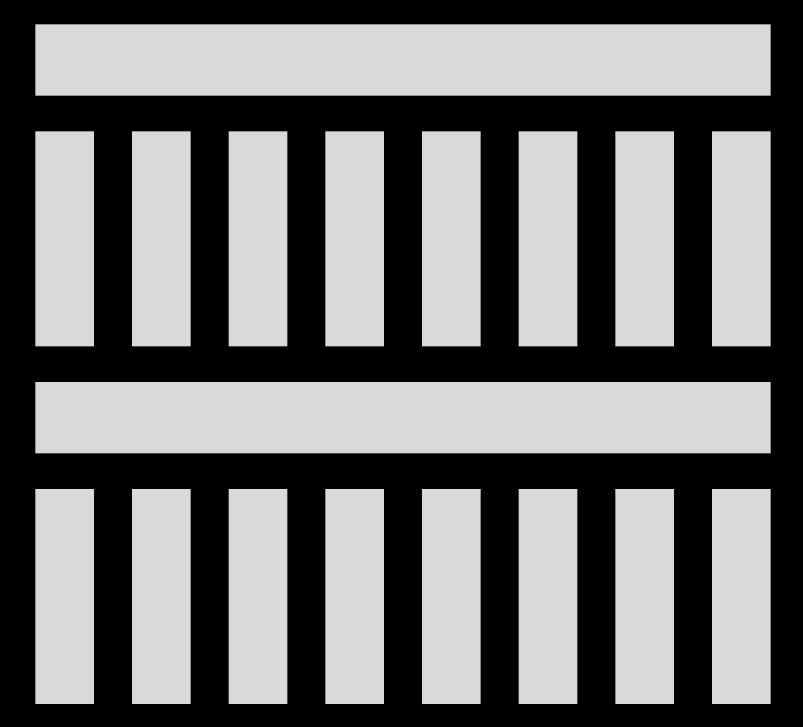
#> input picture assets/Frame.png, 2409 x 2179 px (shown at 1/3 size)
$ python generate_brand_mark.py
#> lines starting #> are read from the running program, lines starting #| are printed output that depends on the picture; after the words box and inside, x2 and y2 are one past the last pixel; in counts of white or black regions, pixels touching at a corner belong together
#> in load_artwork, art is the input picture: PIL image 2409x2179 RGBA; mean R, G, B, A 114.1, 114.1, 114.1, 255
"""Regenerate the landing-page's header/footer brand mark from ../assets/Frame.png.

    pip install pillow
    python landing-page/tool/generate_brand_mark.py        # run from the repo root

Frame.png is a flat mark exported on a solid black canvas (no real alpha) - the
near-black background is keyed out to transparency, matching how the same
source is turned into the Flutter launcher icon (../frontend/tool/generate_app_icons.py)
and the admin-dashboard's favicons (../admin-dashboard/tool/generate_favicons.py).

The landing-page's own favicon set is intentionally NOT regenerated here - it
stays as its own static asset, independent of this source.

Writes:
* public/images/brand-mark-ink.png    - dark silhouette on transparent ground,
                               for use directly on the page's light background
                               (Header.tsx, next to the "Miravelt" wordmark).
* public/images/brand-mark-light.png  - light silhouette on transparent ground,
                               for use inside a dark badge (Footer.tsx).
"""

import os

from PIL import Image

REPO_ROOT = os.path.dirname(os.path.dirname(os.path.dirname(os.path.abspath(__file__))))
SOURCE = os.path.join(REPO_ROOT, "assets", "Frame.png")
IMAGES_DIR = os.path.join(REPO_ROOT, "landing-page", "public", "images")

MARK_INK = (2, 3, 3)  # #020203 - BRAND_INK, silhouette for use on light ground
MARK_LIGHT = (242, 242, 242)  # #f2f2f2 - BRAND_BACKGROUND, silhouette for use on dark ground
SCALE = 0.72  # fraction of the canvas the artwork's longest side occupies


def _key_out_black(img, threshold=16):
#> called with threshold = 16
    mask = img.convert("L").point(lambda p: 0 if p <= threshold else 255)
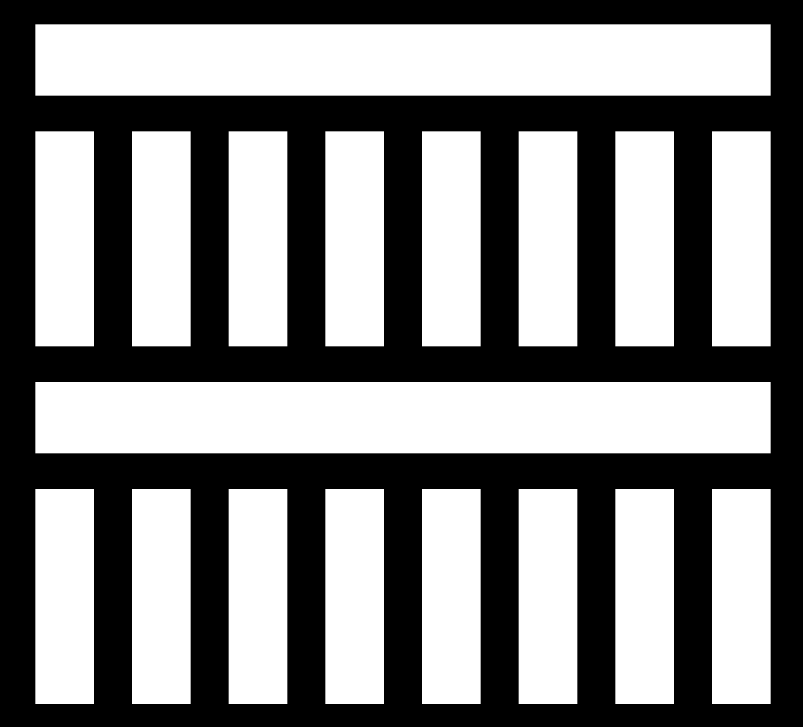
#> mask: PIL image 2409x2179 L (shown at 1/3 size); 52.6% white; 1 black region, box (x1, y1, x2, y2) and area: (0, 0, 2409, 2179) 2488723
    img.putalpha(mask)
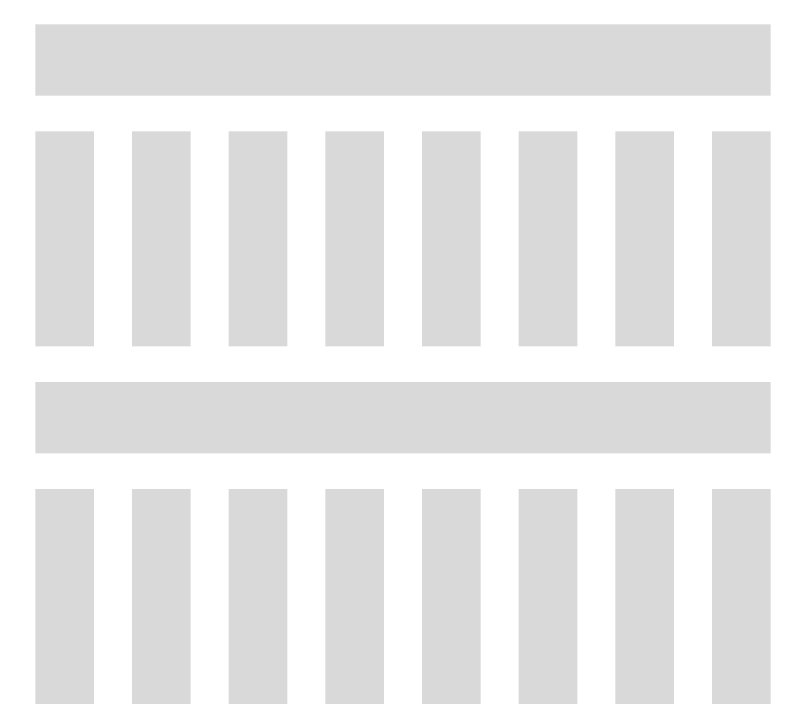
#> img: PIL image 2409x2179 RGBA (shown at 1/3 size); mean R, G, B, A 114.1, 114.1, 114.1, 134.1; transparent parts drawn white
    return img


def load_artwork():
    art = Image.open(SOURCE).convert("RGBA")
    if art.getchannel("A").getextrema() == (255, 255):
        art = _key_out_black(art)
    return art.crop(art.getbbox())
#| source assets/Frame.png cropped to (2206, 2039)


def resized(art, target_long_side):
#> called with target_long_side = 92
    ratio = target_long_side / max(art.size)
#> ratio = 0.0417
    return art.resize(
        (max(1, round(art.width * ratio)), max(1, round(art.height * ratio))),
        Image.LANCZOS,
    )
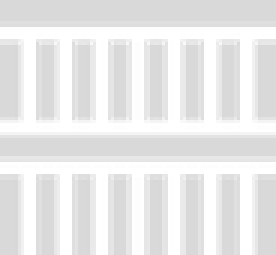
#> returned value: PIL image 92x85 RGBA (shown 3 times larger); mean R, G, B, A 183.1, 183.1, 183.1, 156.3; transparent parts drawn white


def render_silhouette(art, size, color):
    """Solid-`color` mark on a transparent square, sized to fit `size`."""
    piece = resized(art, max(1, round(size * SCALE)))
    solid = Image.new("RGBA", piece.size, color + (255,))
    solid.putalpha(piece.getchannel("A"))
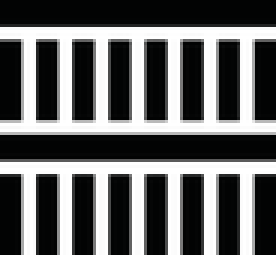
#> solid: PIL image 92x85 RGBA (shown 3 times larger); mean R, G, B, A 2, 3, 3, 156.3; transparent parts drawn white
    canvas = Image.new("RGBA", (size, size), (0, 0, 0, 0))
#> canvas: PIL image 128x128 RGBA; every value is 0
    canvas.alpha_composite(solid, ((size - piece.width) // 2, (size - piece.height) // 2))
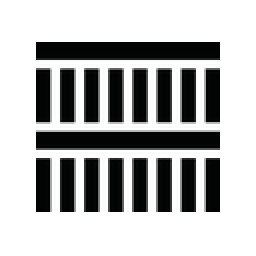
#> canvas: PIL image 128x128 RGBA (shown 2 times larger); mean R, G, B, A 0.8, 1.2, 1.2, 74.6; transparent parts drawn white
    return canvas


def write_png(image, path):
    os.makedirs(os.path.dirname(path), exist_ok=True)
    image.save(path, "PNG", optimize=True)
    print(f"  {os.path.relpath(path, REPO_ROOT)}")


if __name__ == "__main__":
    artwork = load_artwork()
    print(f"source {os.path.relpath(SOURCE, REPO_ROOT)} cropped to {artwork.size}")

    print("brand mark (header/footer):")
    write_png(render_silhouette(artwork, 128, MARK_INK), os.path.join(IMAGES_DIR, "brand-mark-ink.png"))
    write_png(render_silhouette(artwork, 128, MARK_LIGHT), os.path.join(IMAGES_DIR, "brand-mark-light.png"))
#> call 2 of render_silhouette, with size = 128, color = (242, 242, 242)
#> in render_silhouette (call 2), `solid.putalpha(piece.getchannel("A"))`:
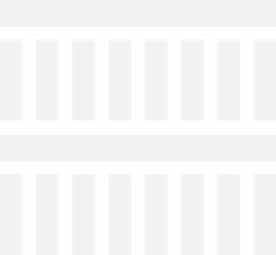
#> solid: PIL image 92x85 RGBA (shown 3 times larger); mean R, G, B, A 242, 242, 242, 156.3; transparent parts drawn white
#> in render_silhouette (call 2), `canvas.alpha_composite(solid, ((size - piece.width) // 2, (size - piec..`:
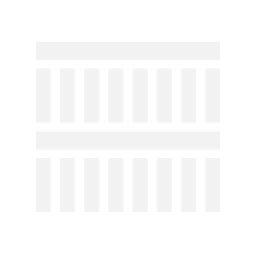
#> canvas: PIL image 128x128 RGBA (shown 2 times larger); mean R, G, B, A 95.5, 95.5, 95.5, 74.6; transparent parts drawn white
